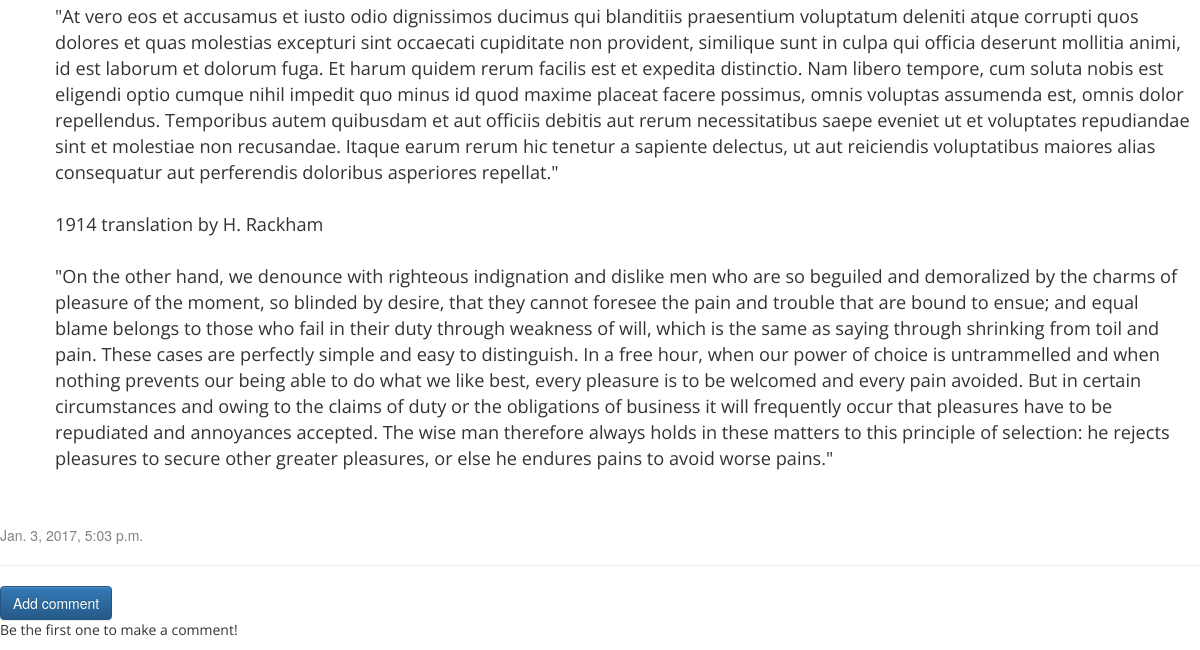
The app's page /post/12/ (lower part), older data.
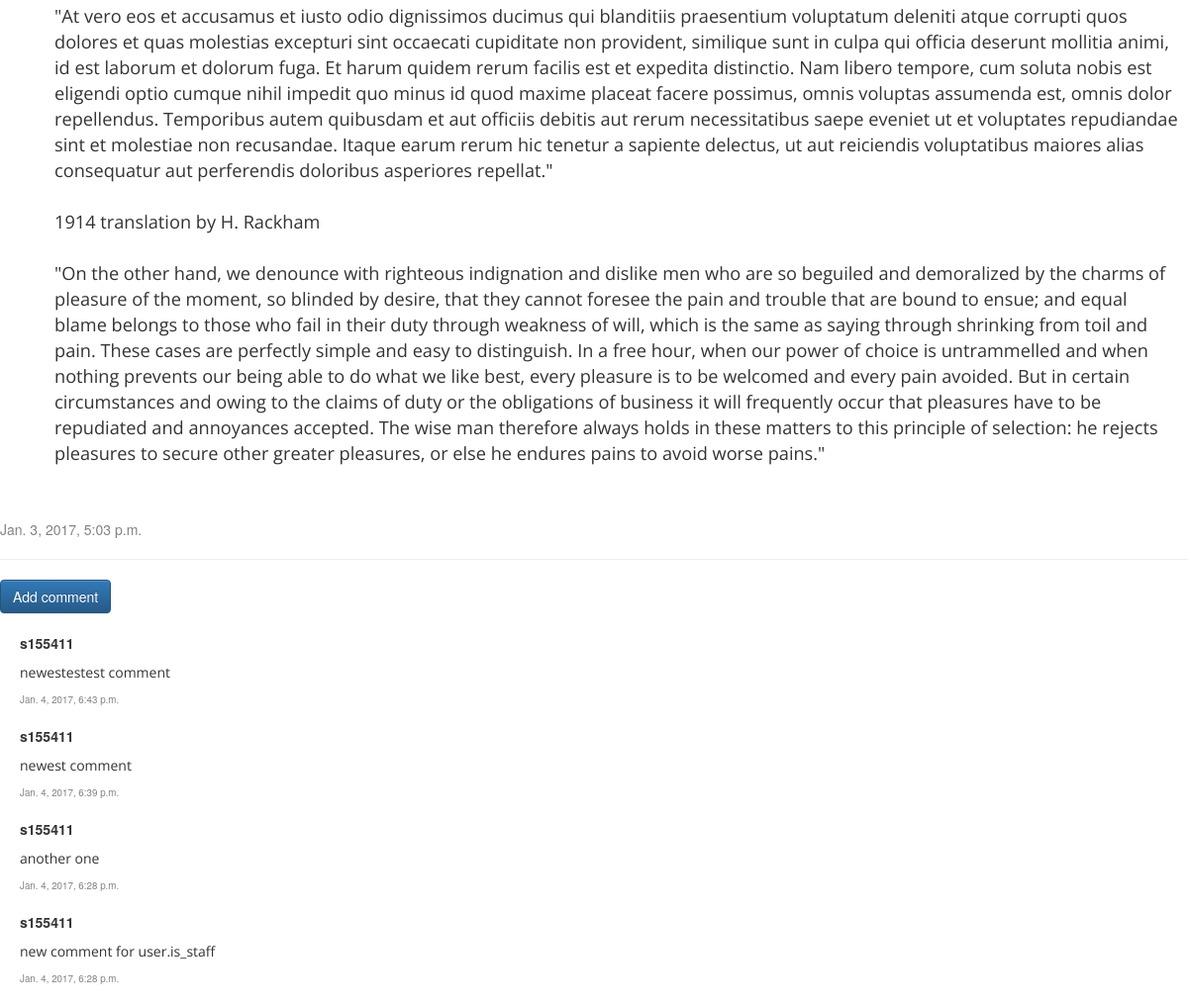
The same page, newer data.
### blog/models.py (models this page shows, shortened)
class Comment(models.Model):
    post = models.ForeignKey('blog.Post', related_name='comments')
    author = models.ForeignKey('auth.User')
    text = models.TextField()
    created_date = models.DateTimeField(default=timezone.now)
    approved_comment = models.BooleanField(default=False)

### blog/views.py (the view)
# urls.py: url(r'^post/(?P<pk>\d+)/$', views.post_detail, name='post_detail'),
def post_detail(request, pk):
    post = get_object_or_404(Post, pk=pk)
    return render(request, 'blog/post_detail.html', {'post': post})

### blog/templates/blog/post_detail.html (shortened to what this page needs)
{% load staticfiles %}
<html>
<head>
    <link rel="stylesheet" href="//maxcdn.bootstrapcdn.com/bootstrap/3.2.0/css/bootstrap.min.css">
    <link rel="stylesheet" href="//maxcdn.bootstrapcdn.com/bootstrap/3.2.0/css/bootstrap-theme.min.css">
    <link rel="stylesheet" href="{% static 'css/blog.css' %}">
</head>
<body>
  <div class ="content container post-detail-text">
    <div class="post">
      <p>{{ post.text|linebreaksbr }}</p>
    </div>
  </div>
  {% if post.published_date %}
  <div class="date">
    {{ post.published_date }}
  </div>
  {% endif %}
  <hr>
  <a class="btn btn-primary" href="{% url 'add_comment_to_post' pk=post.pk %}" title="add a comment to this post">Add comment</a>
  {% for comment in post.comments.all reversed %}
      <div class="comment" id="comments">
          <strong>{{ comment.author }}</strong>
          <p>{{ comment.text|linebreaks }}</p>
          <div class="date">
              <span id="dateofcomment">{{ comment.created_date }}</span>
          </div>
      </div>
  {% empty %}
      <p>Be the first one to make a comment!</p>
  {% endfor %}
</body>
</html>

Row changes from the older to the newer data that the page shows:
added Comment: author "s155411", text "newestestest comment", created_date "Jan. 4, 2017, 6:43 p.m."
added Comment: author "s155411", text "newest comment", created_date "Jan. 4, 2017, 6:39 p.m."
added Comment: author "s155411", text "another one", created_date "Jan. 4, 2017, 6:28 p.m."
added Comment: author "s155411", text "new comment for user.is_staff", created_date "Jan. 4, 2017, 6:28 p.m."
Text that changed along with them:
text no longer shown: "Be the first one to make a comment!"
